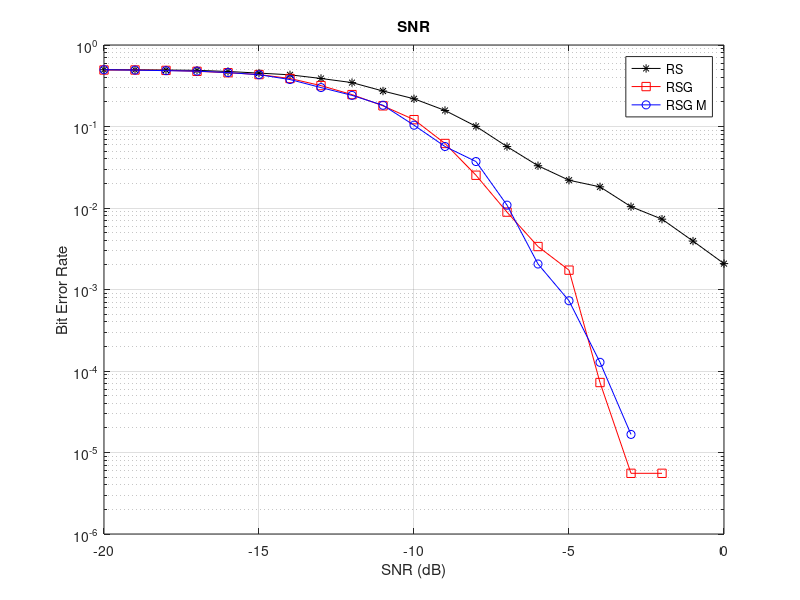

The MATLAB source for this figure:
clc
clear all
close all


%% ================================= CRC Type
% lora_ber = load("lora_ber.mat").BER;
lora_rs_ber = load('lora_rs_ber.mat').BER;
lora_rsg_ber = load('lora_rsg_ber.mat').BER;
lora_rsg_mod_ber = load('lora_rsg_mod_ber.mat').BER;
snr = [-20:0];



figure(1)
semilogy(snr, lora_rs_ber,'-*','color','k');
hold on
semilogy(snr, lora_rsg_ber,'-s','color','r');
semilogy(snr, lora_rsg_mod_ber,'-o','color','b');
% semilogy(snr, lora_crcrs_ber,'-+','color','g');
legend('RS', 'RSG', 'RSG M')
grid
xlabel('SNR (dB)')
ylabel('Bit Error Rate')
hold off
title('SNR');